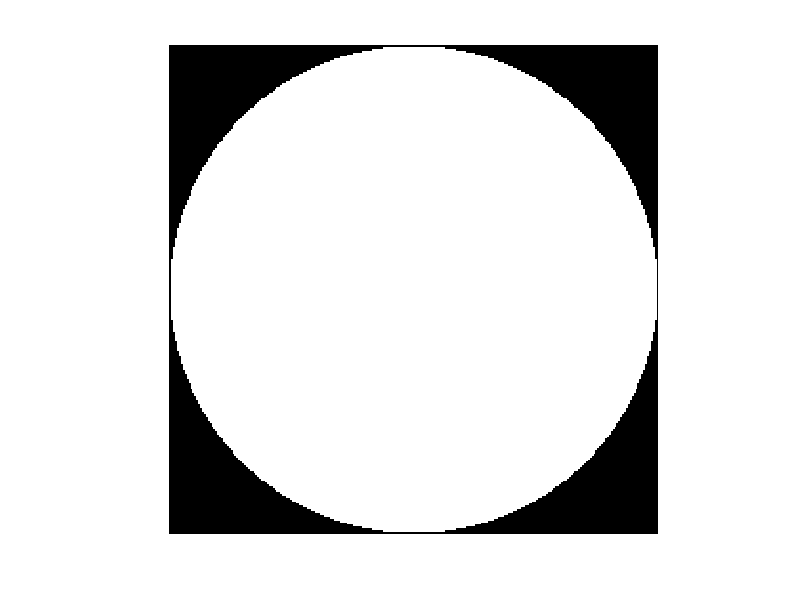

The MATLAB source for this figure: (Note: this script raises an error after producing the figure.)
% -----------------------------------------------------------------------
% This file is part of the ASTRA Toolbox
% 
% Copyright: 2010-2014, iMinds-Vision Lab, University of Antwerp
%                 2014, CWI, Amsterdam
% License: Open Source under GPLv3
% Contact: astra@uantwerpen.be
% Website: http://sf.net/projects/astra-toolbox
% -----------------------------------------------------------------------


% In this example we will create a reconstruction in a circular region,
% instead of the usual rectangle.

% This is done by placing a circular mask on the square reconstruction volume:

c = -127.5:127.5;
[x y] = meshgrid(-127.5:127.5,-127.5:127.5);
mask = (x.^2 + y.^2 < 127.5^2);

figure(1); imshow(mask, []);


vol_geom = astra_create_vol_geom(256, 256);
proj_geom = astra_create_proj_geom('parallel', 1.0, 384, linspace2(0,pi,50));

% As before, create a sinogram from a phantom
P = phantom(256);
[sinogram_id, sinogram] = astra_create_sino_gpu(P, proj_geom, vol_geom);
figure(2); imshow(P, []);
figure(3); imshow(sinogram, []);

% Create a data object for the reconstruction
rec_id = astra_mex_data2d('create', '-vol', vol_geom);

% Create a data object for the mask
mask_id = astra_mex_data2d('create', '-vol', vol_geom, mask);

% Set up the parameters for a reconstruction algorithm using the GPU
cfg = astra_struct('SIRT_CUDA');
cfg.ReconstructionDataId = rec_id;
cfg.ProjectionDataId = sinogram_id;
cfg.option.ReconstructionMaskId = mask_id;

% Create the algorithm object from the configuration structure
alg_id = astra_mex_algorithm('create', cfg);

% Run 150 iterations of the algorithm
astra_mex_algorithm('iterate', alg_id, 150);

% Get the result
rec = astra_mex_data2d('get', rec_id);
figure(4); imshow(rec, []);

% Clean up. Note that GPU memory is tied up in the algorithm object,
% and main RAM in the data objects.
astra_mex_algorithm('delete', alg_id);
astra_mex_data2d('delete', mask_id);
astra_mex_data2d('delete', rec_id);
astra_mex_data2d('delete', sinogram_id);
